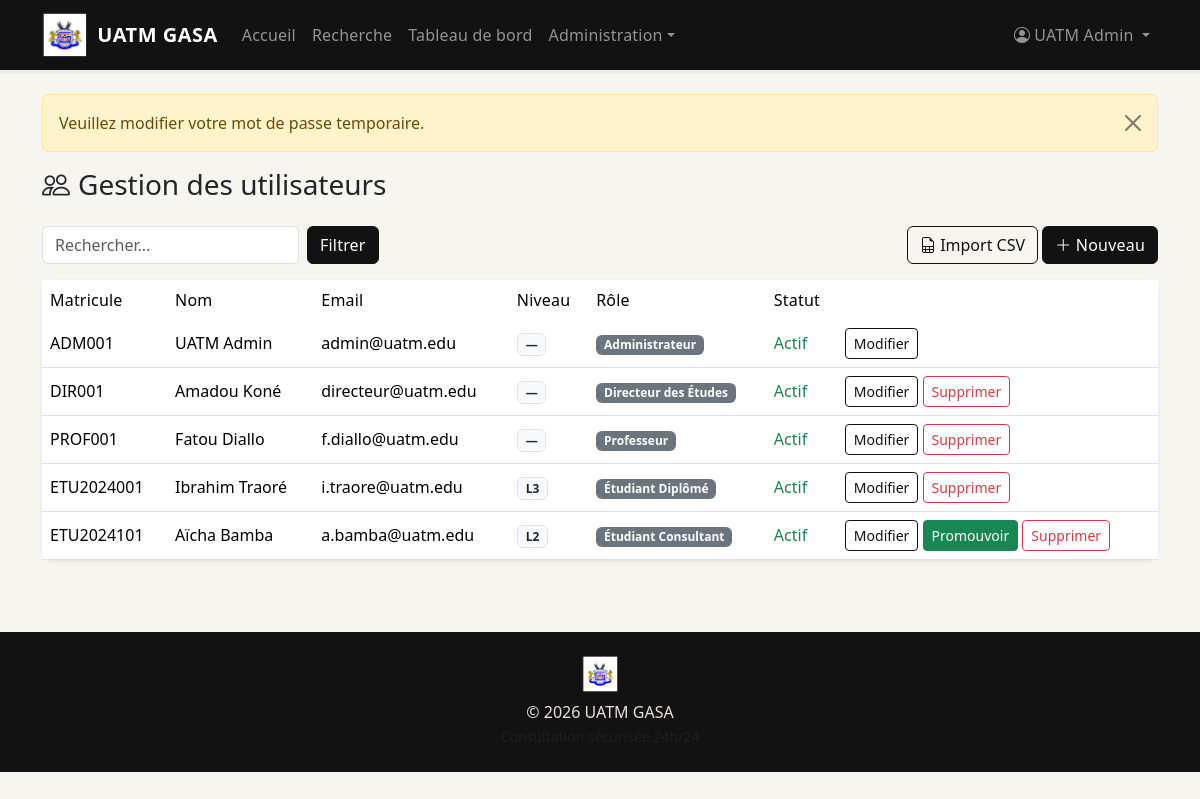
The app's page /index.php?page=admin&action=users (signed in) with its own data.
### tables this page shows
CREATE TABLE users (
  id INT AUTO_INCREMENT PRIMARY KEY,
  role_id INT NOT NULL,
  nom VARCHAR(100) NOT NULL,
  prenom VARCHAR(100) NOT NULL,
  matricule VARCHAR(50) NOT NULL UNIQUE,
  email VARCHAR(190) NOT NULL UNIQUE,
  password VARCHAR(255) NOT NULL,
  niveau_etude ENUM('L1', 'L2', 'L3', 'M1', 'M2') NULL,
  actif TINYINT(1) NOT NULL DEFAULT 1,
  must_change_password TINYINT(1) NOT NULL DEFAULT 1,
  created_at DATETIME NOT NULL DEFAULT CURRENT_TIMESTAMP,
  updated_at DATETIME NULL ON UPDATE CURRENT_TIMESTAMP,
  CONSTRAINT fk_users_role FOREIGN KEY (role_id) REFERENCES roles(id) ON DELETE RESTRICT,
  INDEX idx_users_role (role_id),
  INDEX idx_users_actif (actif)
);

CREATE TABLE roles (
  id INT AUTO_INCREMENT PRIMARY KEY,
  code VARCHAR(50) NOT NULL UNIQUE,
  nom VARCHAR(100) NOT NULL,
  description TEXT NULL
);

### app/core/Controller.php (called while the page is built, shortened)
<?php
abstract class Controller
{
    protected function view(string $view, array $data = [], string $layout = 'main'): void
    {
        extract($data, EXTR_SKIP);
        require VIEW_PATH . '/layouts/' . $layout . '.php';
    }
}

### app/controllers/AdminController.php (called while the page is built, shortened)
<?php
class AdminController extends Controller
{
    public function users(): void
    {
        $users = User::all(['search' => $_GET['q'] ?? '']);
        $this->view('admin/users', compact('users', 'roles', 'user'));
    }
}

### routes/web.php (called while the page is built, shortened)
<?php
$page = $_GET['page'] ?? 'home';
$action = $_GET['action'] ?? 'index';
$controller = new $controllerName();
$methodMap = [
    'login' => 'login',
    'forgot-password' => 'forgotPassword',
    'change-password' => 'changePassword',
];
$method = $methodMap[$page] ?? $action;
$controller->$method();

### index.php (called while the page is built, shortened)
<?php
function e(?string $value): string
{
    return htmlspecialchars((string) $value, ENT_QUOTES, 'UTF-8');
}
function url(string $page = 'home', array $params = []): string
{
    $base = rtrim(str_replace('\\', '/', dirname($_SERVER['SCRIPT_NAME'] ?? '')), '/');
    $base = $base === '/' ? '' : $base;
    $query = array_merge(['page' => $page], $params);
    return $base . '/index.php?' . http_build_query($query);
}
function asset(string $path): string
{
    $base = rtrim(str_replace('\\', '/', dirname($_SERVER['SCRIPT_NAME'] ?? '')), '/');
    return ($base === '/' ? '' : $base) . '/public/' . ltrim($path, '/');
}
function app_logo(string $size = 'sm'): string
{
    return asset('assets/images/logo-uatm-gasa.png');
}
function get_flashes(): array
{
    $flashes = $_SESSION['_flash'] ?? [];
    return $flashes;
}
function current_user(): ?array
{
    $user = $_SESSION['uatm_user'] ?? null;
    return $user;
}
require_once BASE_PATH . '/routes/web.php';

### app/models/User.php (called while the page is built, shortened)
<?php
class User
{
    public static function all(array $filters = []): array
    {
        $db = Database::getConnection();
        $sql = 'SELECT u.*, r.code AS role_code, r.nom AS role_nom
                FROM users u JOIN roles r ON r.id = u.role_id WHERE 1=1';
        $params = [];
        $sql .= ' ORDER BY u.created_at DESC';
        $stmt = $db->prepare($sql);
        $stmt->execute($params);
        return $stmt->fetchAll();
    }
}

### app/views/admin/users.php (the view, shortened to what this page needs)
<h1 class="h3 mb-4"><i class="bi bi-people me-2"></i>Gestion des utilisateurs</h1>
<div class="d-flex justify-content-between mb-3">
    <form class="d-flex gap-2" method="get">
        <input type="search" name="q" class="form-control" placeholder="Rechercher..." value="<?= e($_GET['q'] ?? '') ?>">
        <button class="btn btn-uatm">Filtrer</button>
    </form>
    <div>
        <a href="<?= url('admin', ['action' => 'userImport']) ?>" class="btn btn-outline-uatm"><i class="bi bi-file-earmark-spreadsheet"></i> Import CSV</a>
        <a href="<?= url('admin', ['action' => 'userCreate']) ?>" class="btn btn-uatm"><i class="bi bi-plus-lg"></i> Nouveau</a>
    </div>
</div>
<div class="card border-0 shadow-sm" data-aos="fade-up">
    <div class="table-responsive">
        <table class="table table-hover mb-0 align-middle">
            <thead class="table-uatm"><tr><th>Matricule</th><th>Nom</th><th>Email</th><th>Niveau</th><th>Rôle</th><th>Statut</th><th></th></tr></thead>
            <tbody>
            <?php foreach ($users as $u): ?>
            <tr>
                <td><?= e($u['matricule']) ?></td>
                <td><?= e($u['prenom'] . ' ' . $u['nom']) ?></td>
                <td><?= e($u['email']) ?></td>
                <td><span class="badge bg-light text-dark border"><?= e($u['niveau_etude'] ?: '—') ?></span></td>
                <td><span class="badge bg-secondary"><?= e($u['role_nom']) ?></span></td>
                <td><?= $u['actif'] ? '<span class="text-success">Actif</span>' : '<span class="text-danger">Inactif</span>' ?></td>
                <td class="text-nowrap">
                    <a href="<?= url('admin', ['action' => 'userEdit', 'id' => $u['id']]) ?>" class="btn btn-sm btn-outline-uatm">Modifier</a>
                    <?php if (in_array(strtoupper((string) ($u['niveau_etude'] ?? '')), ['L1', 'L2', 'M1'], true)): ?>
                    <form method="post" action="<?= url('admin', ['action' => 'userPromote']) ?>" class="d-inline" onsubmit="return confirm('Passer cet étudiant au niveau supérieur ?');">
                        <button type="submit" class="btn btn-sm btn-success">Promouvoir</button>
                    </form>
                    <?php endif; ?>
                    <?php if (($user['id'] ?? 0) !== (int) $u['id']): ?>
                    <form method="post" action="<?= url('admin', ['action' => 'userDelete']) ?>" class="d-inline" onsubmit="return confirm('Supprimer ce compte utilisateur ?');">
                        <button type="submit" class="btn btn-sm btn-outline-danger">Supprimer</button>
                    </form>
                    <?php endif; ?>
                </td>
            </tr>
            <?php endforeach; ?>
            </tbody>
        </table>
    </div>
</div>

### app/views/layouts/main.php (shortened to what this page needs)
<!DOCTYPE html>
<html lang="fr">
<head>
    <link href="https://cdn.jsdelivr.net/npm/bootstrap@5.3.3/dist/css/bootstrap.min.css" rel="stylesheet">
    <link href="https://cdn.jsdelivr.net/npm/bootstrap-icons@1.11.3/font/bootstrap-icons.min.css" rel="stylesheet">
    <link href="https://unpkg.com/aos@2.3.1/dist/aos.css" rel="stylesheet">
    <link href="<?= asset('assets/css/style.css') ?>" rel="stylesheet">
</head>
<body>
<?php $currentUser = current_user(); ?>
<nav class="navbar navbar-expand-lg navbar-dark bg-uatm sticky-top shadow-sm">
    <div class="container">
        <a class="navbar-brand fw-bold brand-block" href="<?= url('home') ?>">
            <img src="<?= app_logo() ?>" alt="Logo UATM GASA" class="brand-logo">
            <span>UATM GASA</span>
        </a>
        <div class="collapse navbar-collapse" id="navMain">
            <ul class="navbar-nav me-auto">
                <li class="nav-item"><a class="nav-link" href="<?= url('home') ?>">Accueil</a></li>
                <?php if ($currentUser): ?>
                <li class="nav-item"><a class="nav-link" href="<?= url('memoires') ?>">Recherche</a></li>
                <li class="nav-item"><a class="nav-link" href="<?= url('dashboard') ?>">Tableau de bord</a></li>
                <?php if (($currentUser['role_code'] ?? '') === 'admin'): ?>
                <li class="nav-item dropdown">
                    <a class="nav-link dropdown-toggle" href="#" data-bs-toggle="dropdown">Administration</a>
                </li>
                <?php endif; ?>
                <?php else: ?>
                <li class="nav-item"><a class="nav-link" href="<?= url('login') ?>">Connexion</a></li>
                <?php endif; ?>
            </ul>
            <?php if ($currentUser): ?>
            <ul class="navbar-nav">
                <li class="nav-item dropdown">
                    <a class="nav-link dropdown-toggle" href="#" data-bs-toggle="dropdown">
                        <i class="bi bi-person-circle me-1"></i><?= e($currentUser['prenom'] . ' ' . $currentUser['nom']) ?>
                    </a>
                </li>
            </ul>
            <?php endif; ?>
        </div>
    </div>
</nav>
<main class="py-4">
    <div class="container">
        <?php foreach (get_flashes() as $flash): ?>
        <div class="alert alert-<?= e($flash['type']) ?> alert-dismissible fade show" role="alert" data-aos="fade-down">
            <?= e($flash['message']) ?>
            <button type="button" class="btn-close" data-bs-dismiss="alert"></button>
        </div>
        <?php endforeach; ?>
        <?php require $contentView; ?>
    </div>
</main>
<footer class="footer-uatm py-4 mt-5">
    <div class="container text-center">
        <p class="mb-2">
            <img src="<?= app_logo() ?>" alt="Logo UATM GASA" class="brand-logo" style="height:36px;filter:brightness(1.1);">
        </p>
        <p class="mb-0">&copy; <?= date('Y') ?> UATM GASA</p>
        <small class="text-muted">Consultation sécurisée 24h/24</small>
    </div>
</footer>
</body>
</html>

### public/assets/css/style.css (style rules this page uses)
:root { --uatm-blue: #121212; --uatm-blue-light: #b08d57; --uatm-gray: #f7f5ef; --uatm-gray-dark: #ece7db; }
body { background-color: var(--uatm-gray); font-family: 'Segoe UI', system-ui, sans-serif; }
.bg-uatm { background-color: var(--uatm-blue) !important; }
.btn-uatm { background-color: var(--uatm-blue); border-color: var(--uatm-blue); color: #fff; transition: all 0.3s ease; }
.btn-outline-uatm { color: var(--uatm-blue); border-color: var(--uatm-blue); }
.footer-uatm { background-color: var(--uatm-blue); color: rgba(248, 245, 239, 0.92); }
.navbar, .table-uatm, .btn-uatm { letter-spacing: 0.2px; }
.table-uatm { background-color: var(--uatm-blue); color: #fff; }
.table-uatm th { font-weight: 500; border: none; }
.table [data-aos] { opacity: 1 !important; transform: none !important; }
.navbar-brand { letter-spacing: 0.5px; }
.brand-logo { height: 44px; width: auto; object-fit: contain; flex-shrink: 0; }
.brand-block { display: inline-flex; align-items: center; gap: 0.65rem; }
.card { border-radius: 0.75rem; }

### records on screen
users: prenom+nom "UATM Admin", matricule "ADM001", email "admin@uatm.edu", niveau_etude "—", role.nom "Administrateur", actif "Actif"
users: matricule "DIR001", prenom+nom "Amadou Koné", email "directeur@uatm.edu", niveau_etude "—", role.nom "Directeur des Études", actif "Actif"
users: matricule "PROF001", prenom+nom "Fatou Diallo", email "f.diallo@uatm.edu", niveau_etude "—", role.nom "Professeur", actif "Actif"
users: matricule "ETU2024001", prenom+nom "Ibrahim Traoré", email "i.traore@uatm.edu", niveau_etude "L3", role.nom "Étudiant Diplômé", actif "Actif"
users: matricule "ETU2024101", prenom+nom "Aïcha Bamba", email "a.bamba@uatm.edu", niveau_etude "L2", role.nom "Étudiant Consultant", actif "Actif"

### other values on screen
$flash['message'] "Veuillez modifier votre mot de passe temporaire."
